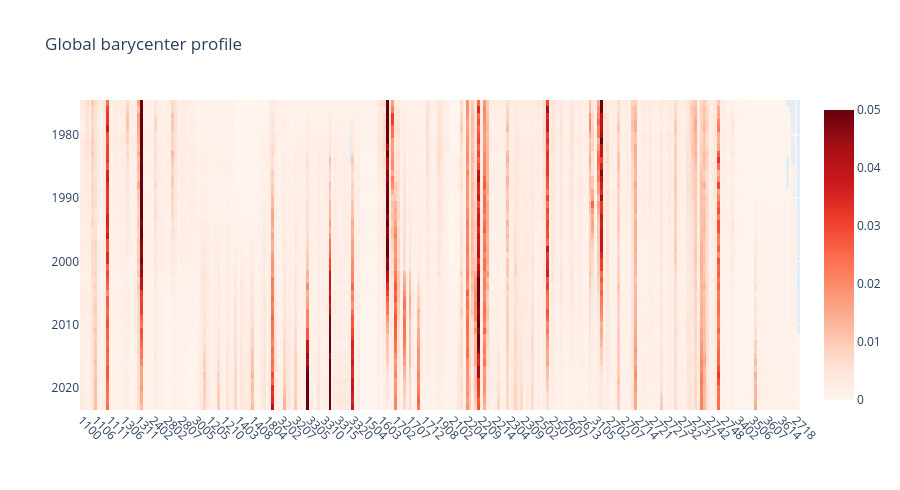

Notebook source saved alongside this figure:
### Markdown cell above
# Overview

### Code cell
uf.plotly_heatmap(df_baricenter_global_yearly, df_baricenter_global_yearly.columns, df_baricenter_global_yearly.index,
                  colorscale="non", z_min=0, z_max=0.05, line_height=10, x_type="subfield", title="Global barycenter profile")

### Figure 1 — Plotly figure (JSON) as saved in the notebook; plotly's stock layout.template omitted (floating-point values rounded to 4 significant figures; data arrays with more than 128 entries replaced by an {"elided": "..."} marker saying what was removed)
{"data": [{"colorscale": [[0, "rgb(255,245,240)"], [0.125, "rgb(254,224,210)"], [0.25, "rgb(252,187,161)"], [0.375, "rgb(252,146,114)"], [0.5, "rgb(251,106,74)"], [0.625, "rgb(239,59,44)"], [0.75, "rgb(203,24,29)"], [0.875, "rgb(165,15,21)"], [1, "rgb(103,0,13)"]], "customdata": {"elided": "49x252x2 mixed values"}, "hovertemplate": "<b>X: </b>%{customdata[0]}<br><b>Y: </b>%{customdata[1]}<br><b>Z: </b> %{z:.3f}<br><extra></extra>", "type": "heatmap", "x": {"elided": "252 str values"}, "y": [1975, 1976, 1977, 1978, 1979, 1980, 1981, 1982, 1983, 1984, 1985, 1986, 1987, 1988, 1989, 1990, 1991, 1992, 1993, 1994, 1995, 1996, 1997, 1998, 1999, 2000, 2001, 2002, 2003, 2004, 2005, 2006, 2007, 2008, 2009, 2010, 2011, 2012, 2013, 2014, 2015, 2016, 2017, 2018, 2019, 2020, 2021, 2022, 2023], "z": {"elided": "49x252 float values"}, "zmax": 0.05, "zmin": 0}], "layout": {"height": 490, "title": {"text": "Global barycenter profile"}, "xaxis": {"automargin": true, "tickangle": 45}, "yaxis": {"automargin": true, "autorange": "reversed"}}}
